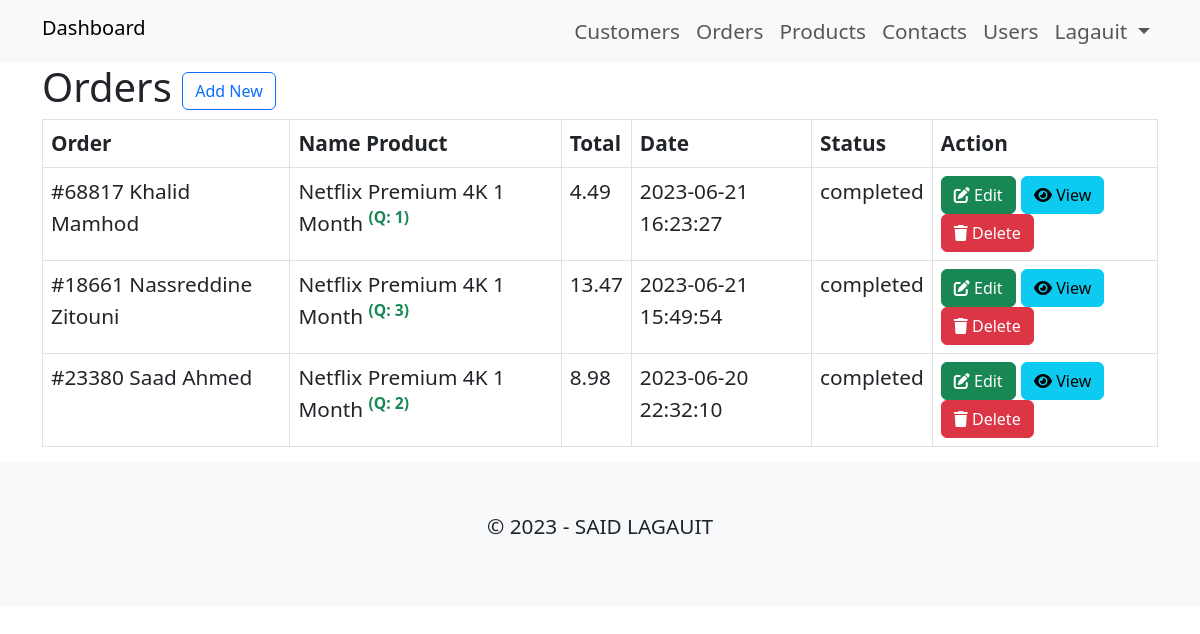
Page /admin/edit-orders.php (signed in) on the committed database.
### tables this page shows
CREATE TABLE `orders` (
  `id` int(11) NOT NULL,
  `orders_number` varchar(20) NOT NULL,
  `customer_id` int(20) NOT NULL,
  `product_name` text NOT NULL,
  `product_quantity` varchar(20) NOT NULL,
  `product_price` decimal(10,2) NOT NULL,
  `currency` enum('MAD','USD') NOT NULL DEFAULT 'USD',
  `subtotal` varchar(20) NOT NULL,
  `note_customer` text NOT NULL,
  `order_date` timestamp NOT NULL DEFAULT current_timestamp(),
  `order_status` enum('pending','cancelled','processing','pending payment','completed','failed') NOT NULL DEFAULT 'pending payment'
);

CREATE TABLE `customers` (
  `id` int(11) NOT NULL,
  `name_customer` varchar(20) NOT NULL,
  `email_customer` varchar(255) NOT NULL,
  `phone_customer` varchar(10) NOT NULL,
  `date_at` timestamp NOT NULL DEFAULT current_timestamp()
);

### admin/edit-orders.php (the view, shortened to what this page needs)
<?php
include './init.php';
if (isset($_SESSION['username'])) {
  $do = isset($_GET['do']) ? $_GET['do'] : 'dashboard';
  $ListOrders = $con->prepare("SELECT `orders`.`id`, `orders`.`orders_number`, `orders`.`customer_id`, `orders`.`product_name`, `orders`.`product_quantity`, `orders`.`product_price`, `orders`.`subtotal`, `orders`.`note_customer`, `orders`.`order_date`, `orders`.`order_status`, `customers`.`name_customer`, `customers`.`email_customer`, `customers`.`phone_customer` FROM `orders` INNER JOIN `customers` ON `orders`.`customer_id` = `customers`.`id` ORDER BY `orders`.`order_date` DESC");
  $ListOrders->execute();
  $Orders = $ListOrders->fetchAll(PDO::FETCH_ASSOC);
  if ($do == 'dashboard') {
?>
    <div class="orders">
      <div class="container">
        <h1>Orders&nbsp;<a class="btn btn-outline-primary" href="./edit-orders.php?do=add-new">Add New</a></h1>
        <div class="table-responsive">
          <table class="table table-bordered">
            <thead>
              <tr class="text-bg-light">
                <th>Order</th>
                <th>Name Product</th>
                <th>Total</th>
                <th>Date</th>
                <th>Status</th>
                <th>Action</th>
              </tr>
            </thead>
            <tbody>
              <?php foreach ($Orders as $order) : ?>
                <tr>
                  <td>
                    <?php echo $order['orders_number'] . ' ' . $order['name_customer'] ?>
                  </td>
                  <td>
                    <?php echo $order['product_name'] . ' <sup class="text-success fw-bold">(Q: ' . $order['product_quantity'] . ')</sup>'; ?>
                  </td>
                  <td>
                    <?php echo $order['subtotal'] ?>
                  </td>
                  <td>
                    <?php echo $order['order_date'] ?>
                  </td>
                  <td>
                    <?php echo $order['order_status'] ?>
                  </td>
                  <td>
                    <form action="./edit-orders.php?do=action" method="post">
                      <div class="d-grid gap-2 d-md-block">
                        <button type="submit" class="btn btn-success" name="btn_edit"><i class="fa-solid fa-pen-to-square"></i>&nbsp;Edit</button>
                        <button type="submit" class="btn btn-info" name="btn_view"><i class="fa-solid fa-eye"></i>&nbsp;View</button>
                        <button type="submit" class="btn btn-danger" name="btn_delete"><i class="fa-solid fa-trash"></i>&nbsp;Delete</button>
                      </div>
                    </form>
                  </td>
                </tr>
              <?php endforeach; ?>
            </tbody>
          </table>
        </div>
      </div>
    </div>
    <?php
  } elseif ($do == 'receipt-orders') {
  } else {
    header('location: dashboard.php');
  }
} else {
  header('location: index.php');
  exit();
}
include $tpl . 'footer.php';

### admin/assets/css/main.css (style rules this page uses)
body { font-size: 1.3rem; }
a { text-decoration: none; color: var(--bs-body-color); }

### rows in the picture
orders: orders_number "#68817", customer.name_customer "Khalid Mamhod", product_name "Netflix Premium 4K 1 Month", product_quantity "1", subtotal "4.49", order_date "2023-06-21 16:23:27", order_status "completed"
orders: orders_number "#18661", customer.name_customer "Nassreddine Zitouni", product_name "Netflix Premium 4K 1 Month", product_quantity "3", subtotal "13.47", order_date "2023-06-21 15:49:54", order_status "completed"
orders: orders_number "#23380", customer.name_customer "Saad Ahmed", product_name "Netflix Premium 4K 1 Month", product_quantity "2", subtotal "8.98", order_date "2023-06-20 22:32:10", order_status "completed"

### other values in the picture
$_SESSION['username'] "Lagauit"
